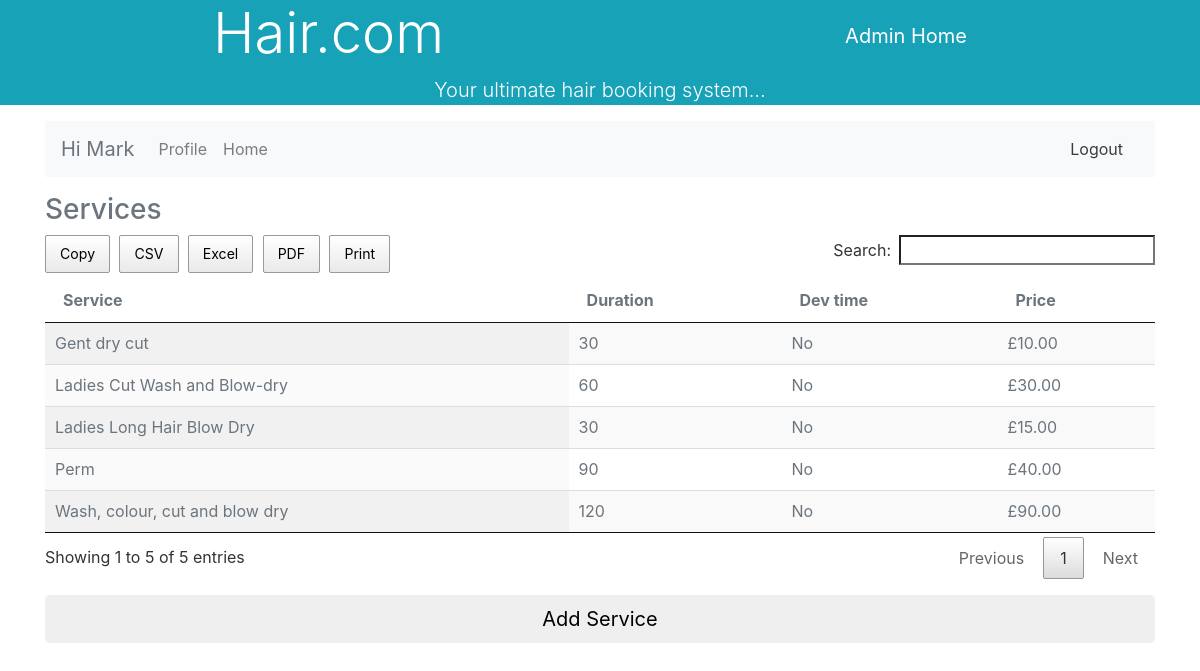
Screenshot of /services.php (signed in) with the database file from the repository.
### tables this page shows
CREATE TABLE `tblservices` (
  `serviceID` int(10) NOT NULL,
  `serviceName` varchar(50) NOT NULL,
  `durationMins` int(4) NOT NULL,
  `devTime` tinyint(1) NOT NULL,
  `cost` decimal(13,2) NOT NULL,
  `active` tinyint(1) NOT NULL
);

### services.php (the view, shortened to what this page needs)
<?php
include 'myFunctions.php';
?>
<!doctype html>
<html lang="en">
<head>
    <link rel="stylesheet" type="text/css" href="css/jquery.dataTables.min.css"/>
    <link rel="stylesheet" type="text/css" href="css/buttons.dataTables.min.css"/>
    <link href="bootstrap-4.0.0-dist\css\bootstrap.min.css" rel="stylesheet"/>
    <link href="css/my.css" rel="stylesheet"/>
</head>
<body>
<div class="float-right sticky-top"
     style="padding:1% 18%"><?php Button('Admin Home', 'hair.com_stylistAdmin_home.php') ?></div>
<div class="container text-muted">
    <?php
    $query = "SELECT * FROM tblservices where active = 1";
    $result = $db->query($query);
    if ($result->num_rows > 0) {
    ?>
    <h3>Services</h3>
    <table id="custTbl" class="display nowrap">
        <thead>
        <tr>
            <th scope="col">Service</th>
            <th scope="col">Duration</th>
            <th scope="col">Dev time</th>
            <th scope="col">Price</th>
        </tr>
        </thead>
        <?php
        while ($row = mysqli_fetch_array($result)) {
            $id = $row['serviceID'];
            $service = $row['serviceName'];
            $duration = $row['durationMins'];
            $devTime = $row['devTimeMins'] ?? "No";
            $price = $row['cost'];
            ?>
            <tr>
                <td>
                    <div contentEditable='true' class='edit' id='serviceName_<?php echo $id; ?>'>
                        <?php echo $service ?>
                    </div>
                </td>
                <td>
                    <div contentEditable='true' class='edit' id='durationMins_<?php echo $id; ?>'>
                        <?php echo $duration ?>
                    </div>
                </td>
                <td>
                    <div contentEditable='true' class='edit' id='devTimeMins_<?php echo $id; ?>'>
                        <?php echo $devTime ?>
                    </div>
                </td>
                <td>
                    <div contentEditable='true' class='edit' id='cost_<?php echo $id; ?>'>
                        £<?php echo $price ?>
                    </div>
                </td>
            </tr>
            <?php
        }
        }
        ?>
    </table>
    <form action="addService.php">
        <input type="submit" class="btn btn-lg btn-block" id="addrow" value="Add Service"/>
    </form>
</div>
</body>
</html>

### css/my.css (style rules this page uses)
.edit { width: 100%; height: 25px; }

### rows the page displays
tblservices: serviceName "Gent dry cut", durationMins "30", devTime "No", cost "10.00"
tblservices: serviceName "Ladies Long Hair Blow Dry", durationMins "30", devTime "No", cost "15.00"
tblservices: serviceName "Ladies Cut Wash and Blow-dry", durationMins "60", devTime "No", cost "30.00"
tblservices: serviceName "Perm", durationMins "90", devTime "No", cost "40.00"
tblservices: serviceName "Wash, colour, cut and blow dry", durationMins "120", devTime "No", cost "90.00"

### other values shown
$string "Admin Home"
$text "Hair.com"
$text2 "Your ultimate hair booking system..."
$_SESSION['user']['firstname'] "Mark"
